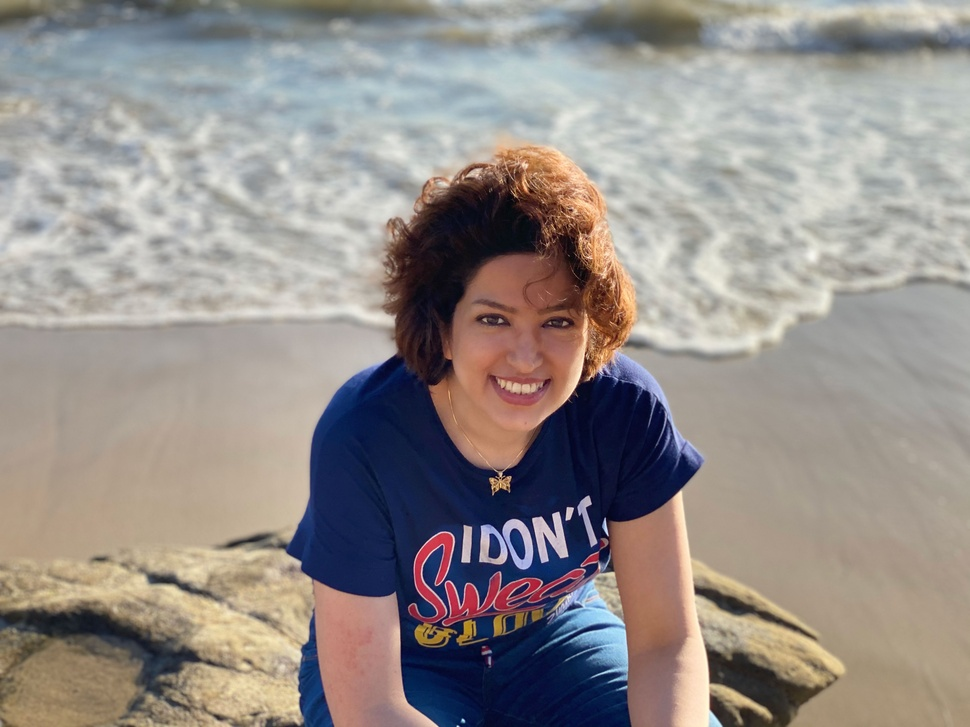
#> input picture myImage.jpg, 970 x 727 px, shrunk from 4032 x 3024 before the run
$ jupyter execute 02-image.ipynb
#> lines starting #> are read from the running program, lines starting #| are printed output that depends on the picture
[cell 1]
# Codes from Computer Vision Class
# Professor Desai

[cell 2]
#!pip install plotly
#change
#!pip install skimage
#this line gave me an error "ERROR: No matching distribution found for skimage" so I installed
#!pip install scikit-image
import cv2
import pandas as pa
import matplotlib.pylab as plt
import numpy as np
import plotly.graph_objects as go
from skimage import data

[cell 3]
plt.rcParams.update({'text.color' : "white",
                     'axes.labelcolor' : "white",
                     'xtick.color' : "white",
                     'ytick.color' : "white"})

[cell 4]
#read the image
img = cv2.imread('./myImage.jpg')
#> img is the input picture: shape (727, 970, 3); mean B, G, R 138.2, 141.8, 148.7
#conver image in RGB mode
img = cv2.cvtColor(img, cv2.COLOR_BGR2RGB)
#print the 3D matrix of the image
#print(img)
plt.imshow(img)
plt.axis('off')

[cell 5]
#print the image in the red channel
img[:,:,1] = 0
img[:,:,2] = 0
plt.imshow(img)
plt.axis('off')

[cell 6]
#print the blue channel
#the previous img has been chaned so load it again
img = cv2.imread('./myImage.jpg')
#conver image in RGB mode
img = cv2.cvtColor(img, cv2.COLOR_BGR2RGB)
img[:,:,0] = 0
img[:,:,1] = 0
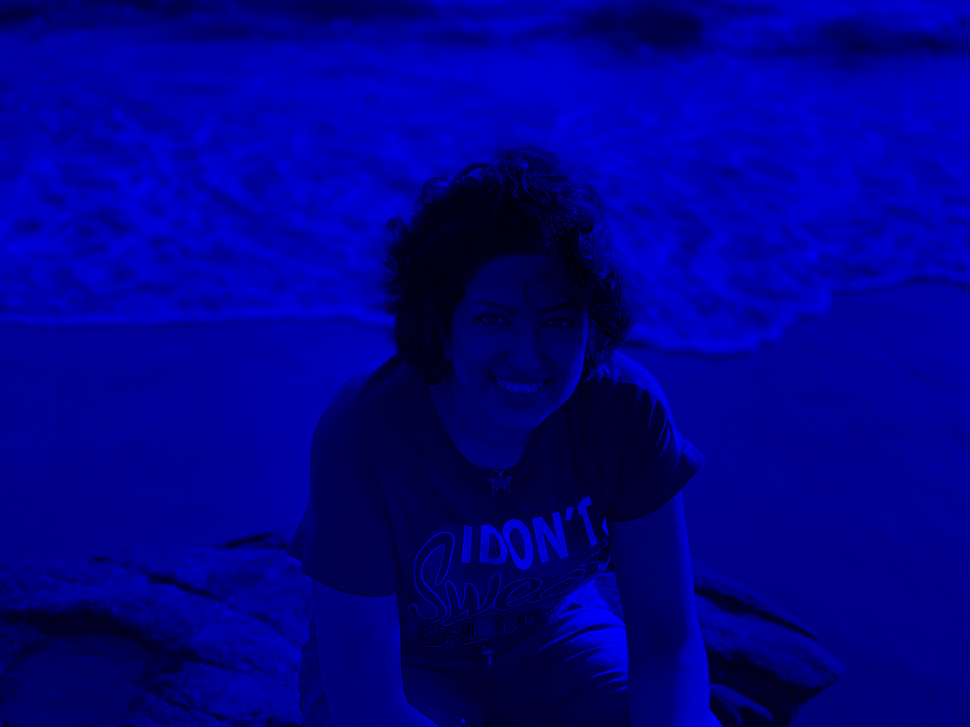
#> img: shape (727, 970, 3); mean R, G, B 0, 0, 138.2
plt.imshow(img)
plt.axis('off')

[cell 7]
#print the green channel
#the previous img has chaned so load it again
img = cv2.imread('./myImage.jpg')
#conver image in RGB mode
img = cv2.cvtColor(img, cv2.COLOR_BGR2RGB)
img[:,:,0] = 0
img[:,:,2] = 0
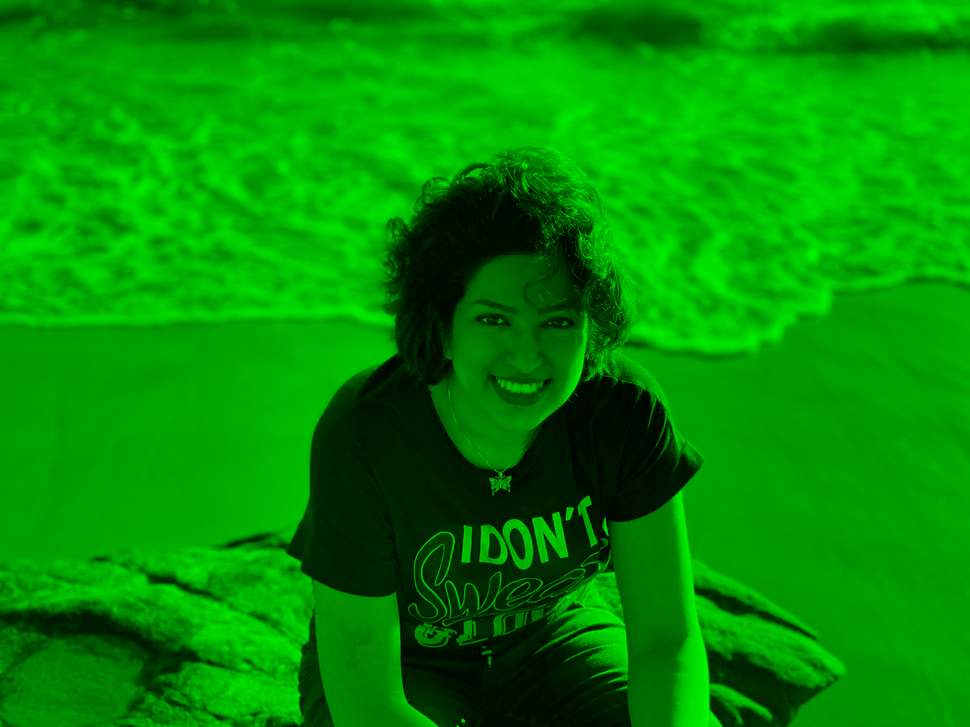
#> img: shape (727, 970, 3); mean R, G, B 0, 141.8, 0
plt.imshow(img)
plt.axis('off')

[cell 8]
# the border
#there is a white frame around the image
#how to individualy get the channels
img = cv2.imread('./rgb.png')
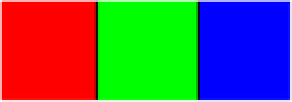
#> input picture rgb.png, 146 x 51 px, shrunk from 608 x 214 before the run (shown 2 times larger)
#> img is the input picture: shape (51, 146, 3); mean B, G, R 87.4, 95.1, 90.6
#conver image in RGB mode
img = cv2.cvtColor(img, cv2.COLOR_BGR2RGB)
plt.imshow(img)
#the original image
plt.axis('off')

[cell 9]
img[:,:,0] = 0
img[:,:,1] = 0
plt.imshow(img)
plt.axis('off')

[cell 10]
#how to extract red blue and green channels of an image?
img = cv2.imread('./myImage.jpg')
r,g,b = cv2.split(img)
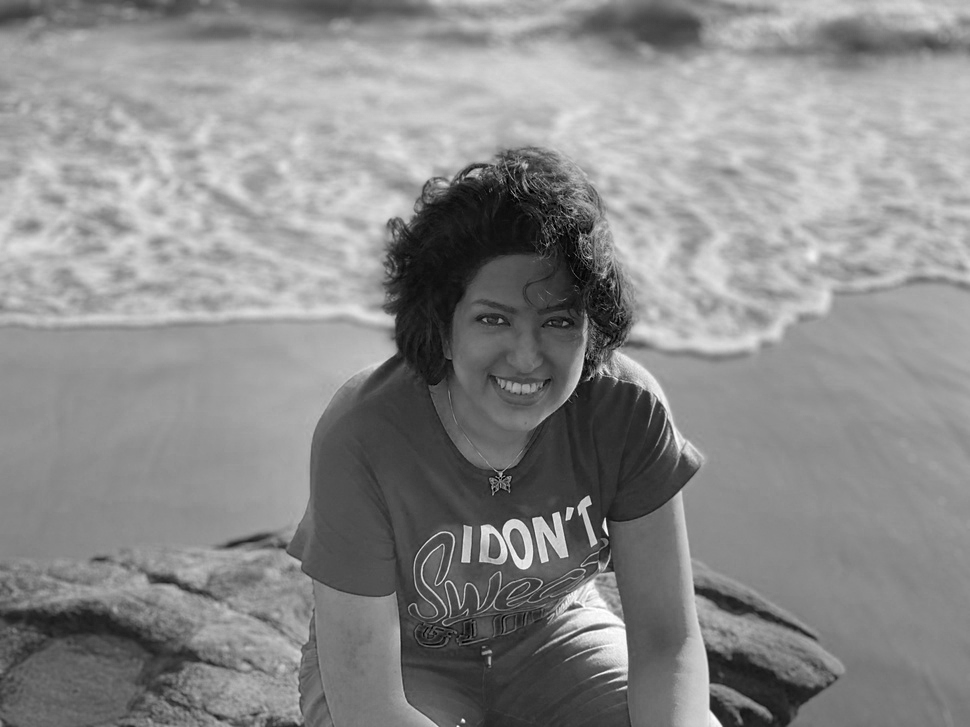
#> r: shape (727, 970); min 0, max 255, mean 138.2
plt.imshow(r, cmap = 'gray')
#print(r)
plt.axis('off')

[cell 11]
plt.imshow(g, cmap = 'gray')
#print(r)
plt.axis('off')

[cell 12]
plt.imshow(b, cmap = 'gray')
#print(r)
plt.axis('off')

[cell 13]
#extracting image r g b colors from hsv format
img = cv2.imread('./myImage.jpg')
plt.imshow(img)
img = cv2.cvtColor(img, cv2.COLOR_RGB2HSV)
#> img: shape (727, 970, 3); mean H, S, V 75.9, 60.1, 157.9
r,g,b = cv2.split(img)
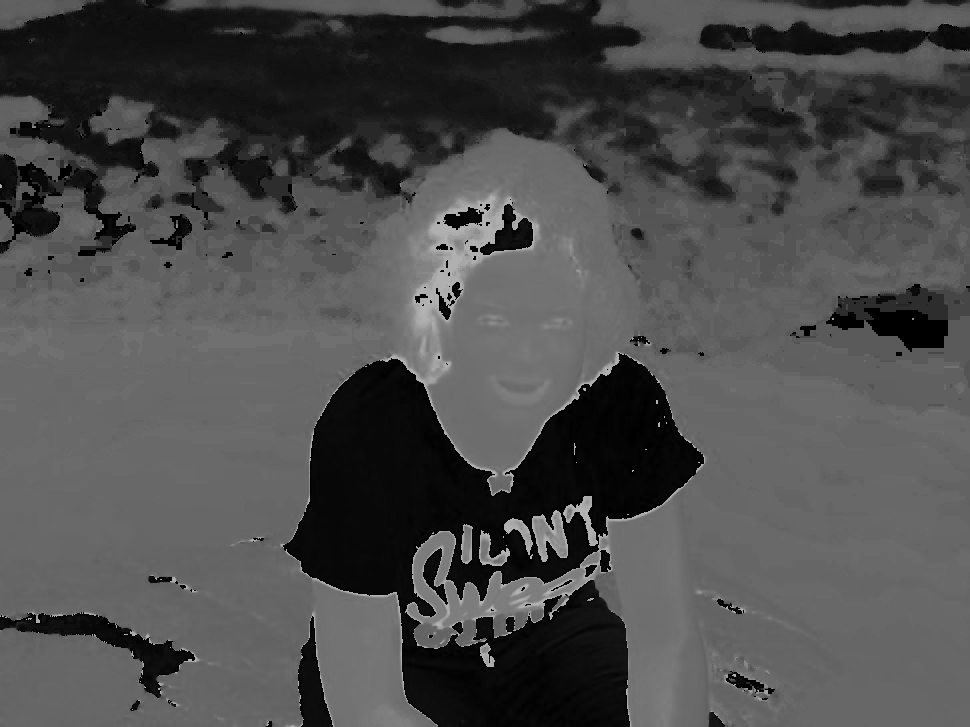
#> r: shape (727, 970); min 0, max 179, mean 75.9
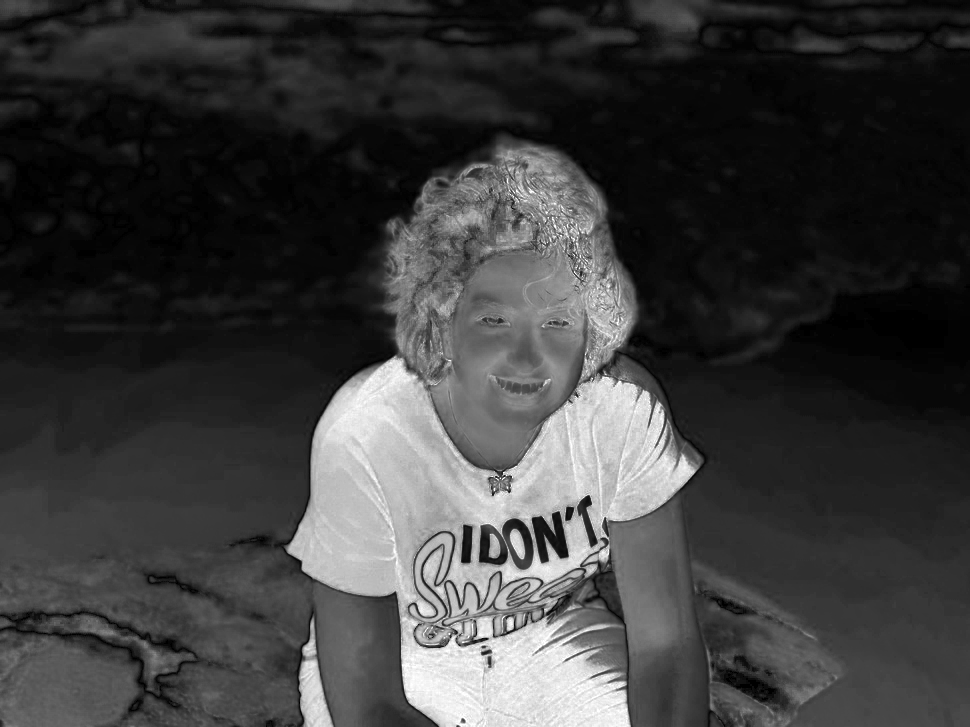
#> g: shape (727, 970); min 0, max 255, mean 60.1
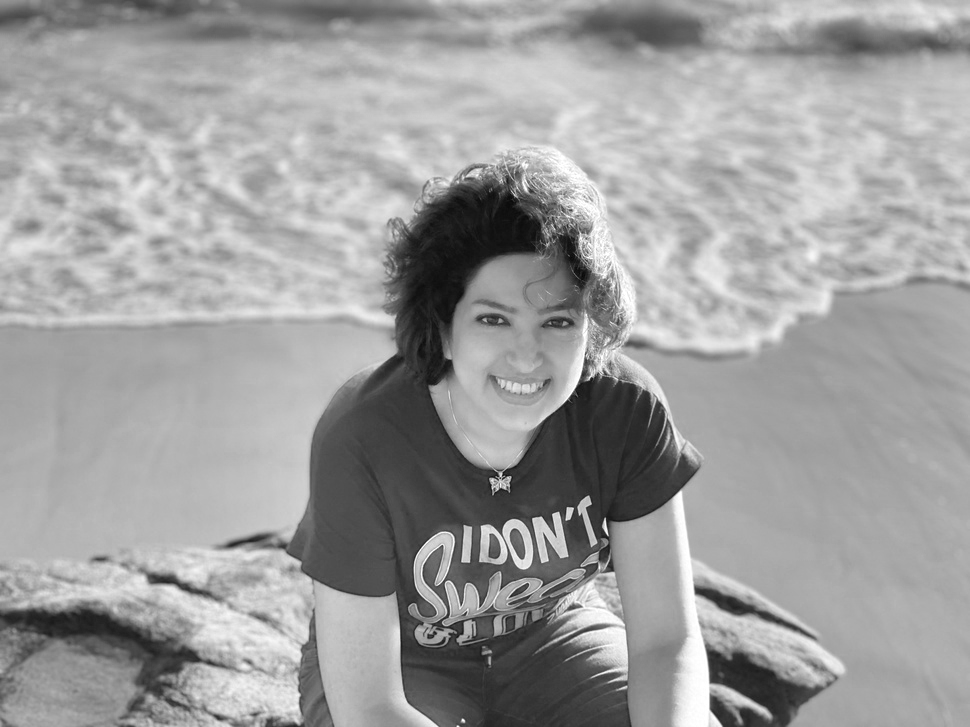
#> b: shape (727, 970); min 7, max 255, mean 157.9
#should see the original image here
plt.axis('off')
